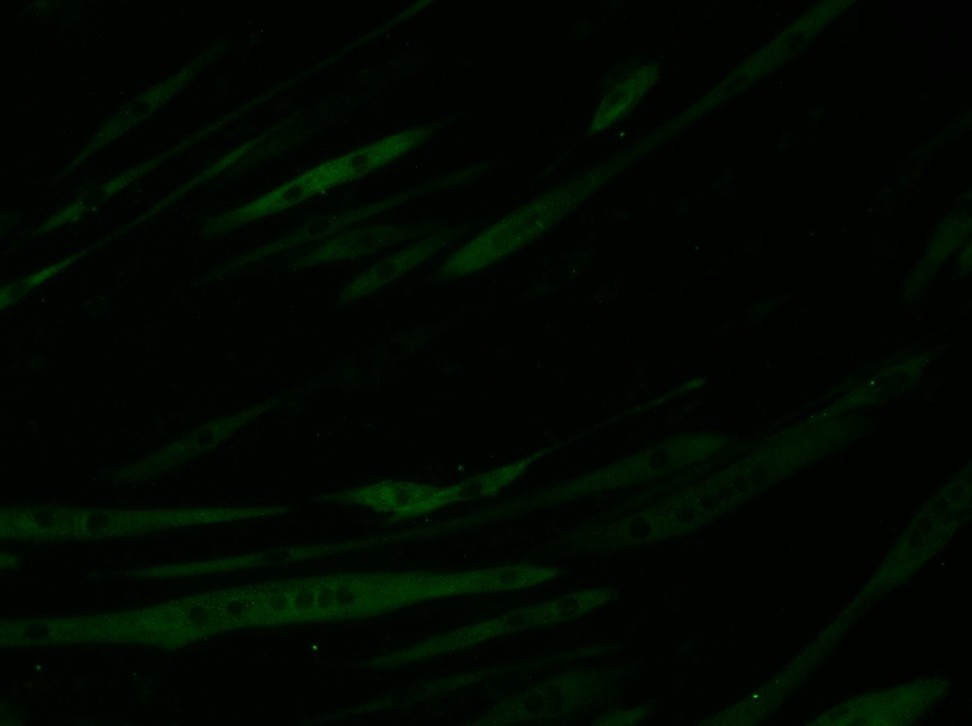
#> input picture TestData/Plate1-TreatmentC-Well3-Area2-StainMYHC.jpg, 972 x 726 px, shrunk from 1392 x 1040 before the run
$ python -i measureminmaxwidth.py   (imports and definitions only)
#> lines starting #> are read from the running program, lines starting #| are printed output that depends on the picture
#################################
#
# Imports from useful Python libraries
#
#################################

import numpy as np
import matplotlib.pyplot as plt
import math

import scipy
from scipy.ndimage import distance_transform_edt
from scipy.signal import convolve2d, medfilt

from skimage.morphology import skeletonize
from skimage.filters import sobel
from skimage import feature

#################################
#
# Imports from CellProfiler
#
##################################
from cellprofiler_core.module import Module
from cellprofiler_core.setting.subscriber import LabelSubscriber
import pickle
from cellprofiler_core.constants.measurement import COLTYPE_FLOAT

__doc__ = """
MeasureMinMaxWidth
===================
**MeasureMinMaxWidth** - Measures the minimum and maximum width of the given
objects in an image.

============ ============ ===============
Supports 2D? Supports 3D? Respects masks?
============ ============ ===============
YES          NO           YES
============ ============ ===============

What do I need as input?
^^^^^^^^^^^^^^^^^^^^^^^^

Input to the module should be objects you want to measure.

What do I get as output?
^^^^^^^^^^^^^^^^^^^^^^^^

The output of this module is the maximum and minimum width of the given object.

Measurements made by this module
^^^^^^^^^^^^^^^^^^^^^^^^^^^^^^^^


**Measurements:**

-  *MaxWidth*: A brief description of the measurement.
-  *MinWidth*: A brief description of the measurement.
-  *AverageWidth*: .

Technical notes
^^^^^^^^^^^^^^^

This module works by skeletonizing the given object before measuring the minimum
distance between each pixel of the skeleton and the closest edge of the mask.

"""

# [61 lines left out: functions find_endpoints, extend_skeleton, not called in this run]


def process_object(image):

    # Smoothed image
    #smoothed_image = medfilt(image, kernel_size=25)


    # Skeletonize image
    skeleton = skeletonize(image)
    skeleton_im = skeleton * np.uint8(255)

    # Get outline + smooth image
    #outline = cv2.Canny(image, 0,0)
    outline = feature.canny(image.astype('float')) * np.uint8(255)

    edt = distance_transform_edt(image)
    sobel_edt = sobel(edt)

    # Work out inital end of skeleton
    end_points = find_endpoints(skeleton_im)

    extended_skeleton = skeleton_im.copy()

    for end_point in end_points:
        extended_skeleton = extend_skeleton(extended_skeleton, outline,sobel_edt, end_point)

    widths = distance_transform_edt(image)
    skeleton_only_width = np.multiply(np.divide(widths * extended_skeleton, 255), 2)
    skeleton_only_width[skeleton_only_width<14] = 'nan'

    skel_length = np.multiply(np.divide(widths * extended_skeleton, 255), 2)
    skel_length[skel_length==0] = 'nan'
    skel_length = len(skel_length[~np.isnan(skel_length)])

    adjusted_measurements = skeleton_only_width[~np.isnan(skeleton_only_width)]

    try:
        min_width = np.min(adjusted_measurements)
        max_width = np.max(adjusted_measurements)
    except:
        min_width = np.nan
        max_width = np.nan

    return min_width, max_width, skeleton, extended_skeleton, outline


class MeasureMinMaxWidth(Module):

    module_name = "MeasureMinMaxWidth"
    category = "Measurement"
    variable_revision_number = 1


    # [5 lines left out: function create_settings, not called in this run]

    def settings(self):
        return [self.input_object_name]

    def visible_settings(self):
        return [self.input_object_name]

    # [50 lines left out: functions run, run_object, get_measurement_columns, display, not called in this run]


>>> import cv2
>>> picture = cv2.imread('TestData/Plate1-TreatmentC-Well3-Area2-StainMYHC.jpg')
#> picture is the input picture: shape (726, 972, 3); mean B, G, R 0.3, 7, 0.5
>>> result = process_object(picture)
#> in process_object, `skeleton = skeletonize(image)`:
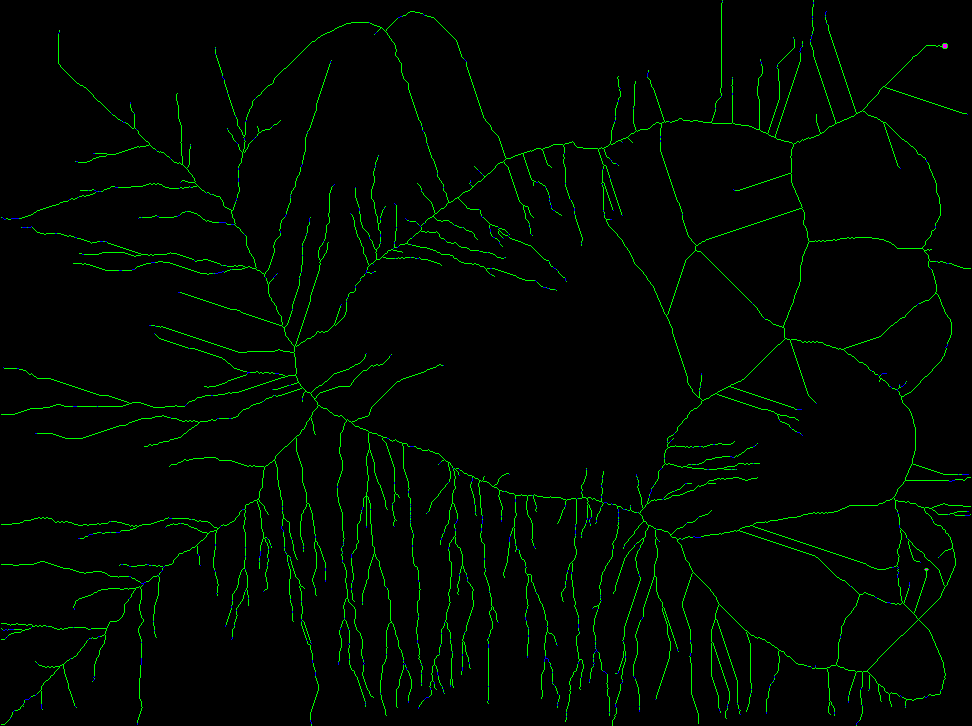
#> skeleton: shape (726, 972, 3) bool; mean B, G, R 0.00167, 0.026, 2.69e-05
#> (the run stopped early here; a loop or call above may not have finished)
